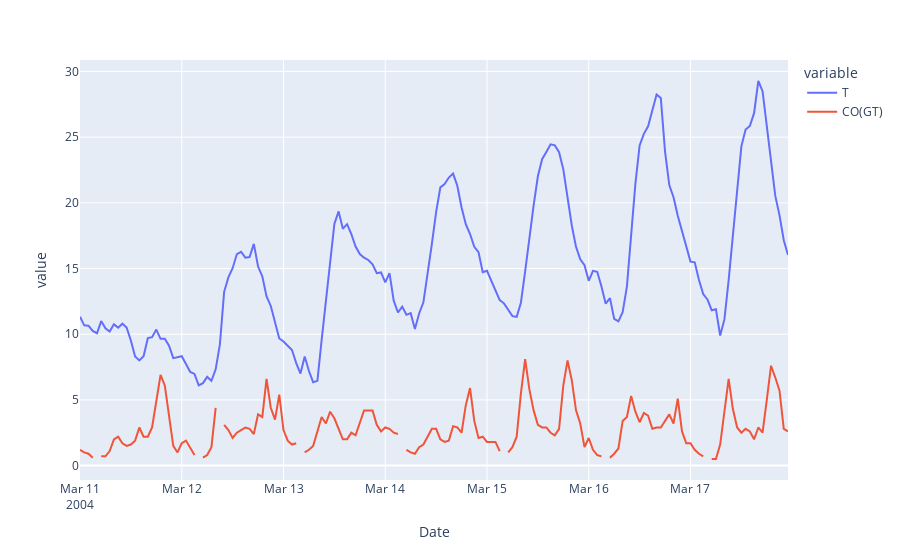

The cell this chart's notebook holds for it:
### Code cell
tr_data[["T", "CO(GT)"]].plot()

### Figure 1 — Plotly figure (JSON) as saved in the notebook; plotly's stock layout.template omitted (floating-point values rounded to 4 significant figures; data arrays with more than 128 entries replaced by an {"elided": "..."} marker saying what was removed)
{"data": [{"hovertemplate": "variable=T<br>Date=%{x}<br>value=%{y}<extra></extra>", "legendgroup": "T", "line": {"color": "#636efa", "dash": "solid"}, "mode": "lines", "name": "T", "orientation": "v", "showlegend": true, "type": "scatter", "x": {"elided": "168 str values"}, "xaxis": "x", "y": {"elided": "168 float values"}, "yaxis": "y"}, {"hovertemplate": "variable=CO(GT)<br>Date=%{x}<br>value=%{y}<extra></extra>", "legendgroup": "CO(GT)", "line": {"color": "#EF553B", "dash": "solid"}, "mode": "lines", "name": "CO(GT)", "orientation": "v", "showlegend": true, "type": "scatter", "x": {"elided": "168 str values"}, "xaxis": "x", "y": {"elided": "168 float values"}, "yaxis": "y"}], "layout": {"legend": {"title": {"text": "variable"}, "tracegroupgap": 0}, "margin": {"t": 60}, "xaxis": {"anchor": "y", "domain": [0, 1], "title": {"text": "Date"}}, "yaxis": {"anchor": "x", "domain": [0, 1], "title": {"text": "value"}}}}
